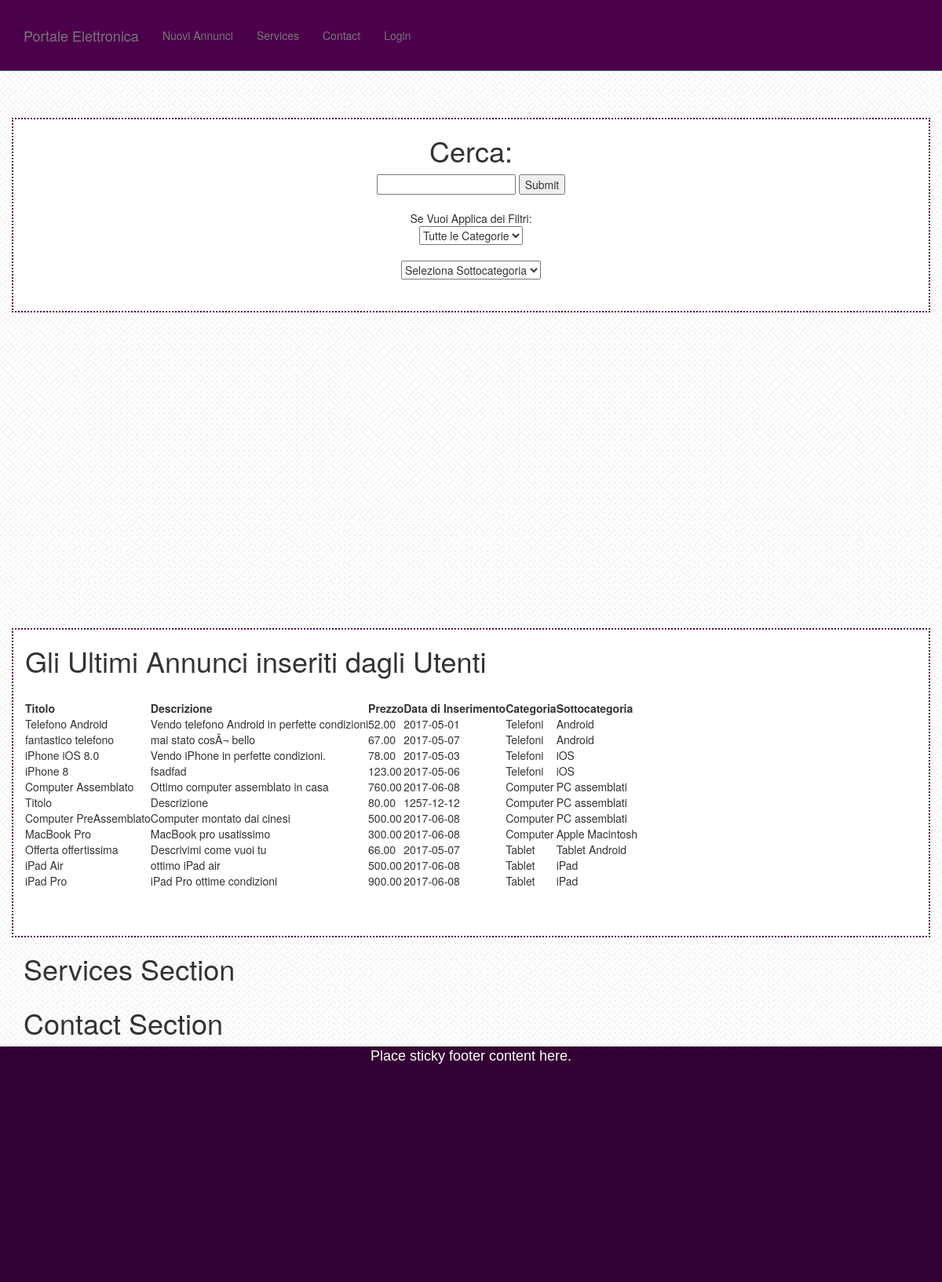
The page / on the database its author committed.
### tables this page shows
CREATE TABLE `annunci` (
  `ID` int(11) NOT NULL,
  `Titolo` varchar(25) NOT NULL,
  `Descrizione` varchar(150) NOT NULL,
  `Prezzo` float(10,2) NOT NULL,
  `DataInserimento` date NOT NULL,
  `Status` enum('Online','Offline') NOT NULL DEFAULT 'Online',
  `Views` int(11) NOT NULL DEFAULT '0',
  `FKutente` int(11) NOT NULL,
  `FKsottocategoria` int(11) NOT NULL
);

CREATE TABLE `macrocategory` (
  `ID` int(11) NOT NULL,
  `Nome` varchar(10) NOT NULL,
  `Descrizione` varchar(50) NOT NULL
);

CREATE TABLE `sottocategory` (
  `ID` int(11) NOT NULL,
  `Nome` varchar(20) NOT NULL,
  `FKcategory` int(11) NOT NULL
);

### index.php (the view, shortened to what this page needs)
<!DOCTYPE html>
<html lang="en">
<head>
    <link href="css/bootstrap.min.css" rel="stylesheet">
    <link href="css/scrolling-nav.css" rel="stylesheet">
    <link href="css/style.css" rel="stylesheet">
</head>
<body id="page-top" data-spy="scroll" data-target=".navbar-fixed-top" >
    <nav class="navbar navbar-default navbar-fixed-top" role="navigation">
        <div class="container">
            <div class="navbar-header page-scroll">
                <a class="navbar-brand page-scroll" href="#intro">Portale Elettronica</a>
            </div>
            <div class="collapse navbar-collapse navbar-ex1-collapse">
                <ul class="nav navbar-nav">
                    <li>
                        <a class="page-scroll" href="#new">Nuovi Annunci</a>
                    </li>
                    <li>
                        <a class="page-scroll" href="#services">Services</a>
                    </li>
                    <li>
                        <a class="page-scroll" href="#contact">Contact</a>
                    </li>
                    <?php
                    if(!isset($_SESSION['session'])){
                        ?>
                       <li>
                        <a class="page-scroll" href="login.php">Login</a>
                    </li>
                    <?php
                    }
                    ?>
                </ul>
            </div>
        </div>
    </nav>
    <div id="intro" class="intro-section">
        <div class="container">
            <div class="row">
                <div class="col-lg-12 bordered" >
                    <h1>Cerca:</h1>
                    <form action="search.php" method="get">
                      <input type="text" name="searchquery">
                      <input type="submit" name="Cerca">
                        <br>
                        <br>
                    Se Vuoi Applica dei Filtri: <br>
                      <select name="Categoria" id="categoria" class="demoInputBox" onChange="getState(this.value);">
                                <option value="all">Tutte le Categorie</option>
                            </select>
                            <br>
                            <br>
                            <select name="SottoCategoria" id="sottocategoria" class="demoInputBox">
                               <option value="">Seleziona Sottocategoria</option>
                            </select>
                    </form>
                    <br>
                    <br>
                </div>
            </div>
        </div>
    </div>
    <div id="new" class="about-section ">
        <div class="container ">
            <div class="row">
                <div class="col-lg-12 bordered" >
                    <h1>Gli Ultimi Annunci inseriti dagli Utenti</h1>
                    <br>
                    <table>
                        <thead>
                            <th>Titolo</th>
                            <th>Descrizione</th>
                            <th>Prezzo</th>
                            <th>Data di Inserimento</th>
                            <th>Categoria</th>
                            <th>Sottocategoria</th>
                        </thead>
                        <tbody>
                        <?php
                            $sql = "SELECT annunci.Titolo, annunci.Descrizione, annunci.Prezzo, annunci.DataInserimento, sottocategory.Nome as sottocategoria, macrocategory.Nome as categoria FROM annunci, users, sottocategory, macrocategory WHERE FKutente = users.ID AND FKsottocategoria = sottocategory.ID AND sottocategory.FKcategory = macrocategory.ID";
                            $result = mysql_query($sql);
                            while($row = mysql_fetch_array($result)){
                                   echo" <tr> <td>".$row['Titolo']."</td> <td>".$row['Descrizione']."</td><td>".$row['Prezzo']."</td><td>".$row['DataInserimento']." </td><td>".$row['categoria']."</td><td>".$row['sottocategoria']."</td></tr>";
                            }
                        ?>
                        </tbody>
                    </table>
                    <br>
                    <br>
                    <br>
                </div>
            </div>
        </div>
    </div>
    <section id="services" class="services-section">
        <div class="container">
            <div class="row">
                <div class="col-lg-12">
                    <h1>Services Section</h1>
                </div>
            </div>
        </div>
    </section>
    <section id="contact" class="contact-section">
        <div class="container">
            <div class="row">
                <div class="col-lg-12">
                    <h1>Contact Section</h1>
                </div>
            </div>
        </div>
    </section>
 <footer class="footer">
      <div class="container">
        <p class="text-muted">Place sticky footer content here.</p>
      </div>
    </footer>
</body>
</html>

### css/scrolling-nav.css (style rules this page uses)
body { width: 100%; height: 100%; }
html { width: 100%; height: 100%; }
@media (min-width:767px) { .navbar { padding: 20px 0; -webkit-transition: background .5s ease-in-out,padding .5s ease-in-out; -moz-transition: background .5s ease-in-out,padding .5s ease-in-out; transition: background .5s ease-in-out,padding .5s ease-in-out; } }

### css/style.css (style rules this page uses)
body { background-image: url("../assets/bg.png"); background-size: 18%; margin-bottom: 60px; }
.bordered { border: 2px; border-style: dotted; border-color: #4c004c; background-color: white; }
.navbar { border-color: lightblue; background-color: #4c004c; }
p { font-size: 18px; font-family: 'Arial'; }
.footer { background-color: #330033; height: 300px; }
footer > .container > p { color: white; text-align: center; }
.intro-section { height: 100%; padding-top: 150px; text-align: center; }

### rows shown on the page
annunci: Titolo "Telefono Android", Descrizione "Vendo telefono Android in perfette condizioni", Prezzo "52.00", DataInserimento "2017-05-01", macrocategory.Nome "Telefoni", FKsottocategoria.Nome "Android"
annunci: Titolo "fantastico telefono", Descrizione "mai stato cosÃ¬ bello", Prezzo "67.00", DataInserimento "2017-05-07", macrocategory.Nome "Telefoni", FKsottocategoria.Nome "Android"
annunci: Titolo "iPhone iOS 8.0", Descrizione "Vendo iPhone in perfette condizioni.", Prezzo "78.00", DataInserimento "2017-05-03", macrocategory.Nome "Telefoni", FKsottocategoria.Nome "iOS"
annunci: Titolo "iPhone 8", Descrizione "fsadfad", Prezzo "123.00", DataInserimento "2017-05-06", macrocategory.Nome "Telefoni", FKsottocategoria.Nome "iOS"
annunci: Titolo "Computer Assemblato", Descrizione "Ottimo computer assemblato in casa", Prezzo "760.00", DataInserimento "2017-06-08", macrocategory.Nome "Computer", FKsottocategoria.Nome "PC assemblati"
annunci: Titolo "Titolo", Descrizione "Descrizione", Prezzo "80.00", DataInserimento "1257-12-12", macrocategory.Nome "Computer", FKsottocategoria.Nome "PC assemblati"
annunci: Titolo "Computer PreAssemblato", Descrizione "Computer montato dai cinesi", Prezzo "500.00", DataInserimento "2017-06-08", macrocategory.Nome "Computer", FKsottocategoria.Nome "PC assemblati"
annunci: Titolo "MacBook Pro", Descrizione "MacBook pro usatissimo", Prezzo "300.00", DataInserimento "2017-06-08", macrocategory.Nome "Computer", FKsottocategoria.Nome "Apple Macintosh"
annunci: Titolo "Offerta offertissima", Descrizione "Descrivimi come vuoi tu", Prezzo "66.00", DataInserimento "2017-05-07", macrocategory.Nome "Tablet", FKsottocategoria.Nome "Tablet Android"
annunci: Titolo "iPad Air", Descrizione "ottimo iPad air", Prezzo "500.00", DataInserimento "2017-06-08", macrocategory.Nome "Tablet", FKsottocategoria.Nome "iPad"
annunci: Titolo "iPad Pro", Descrizione "iPad Pro ottime condizioni", Prezzo "900.00", DataInserimento "2017-06-08", macrocategory.Nome "Tablet", FKsottocategoria.Nome "iPad"
